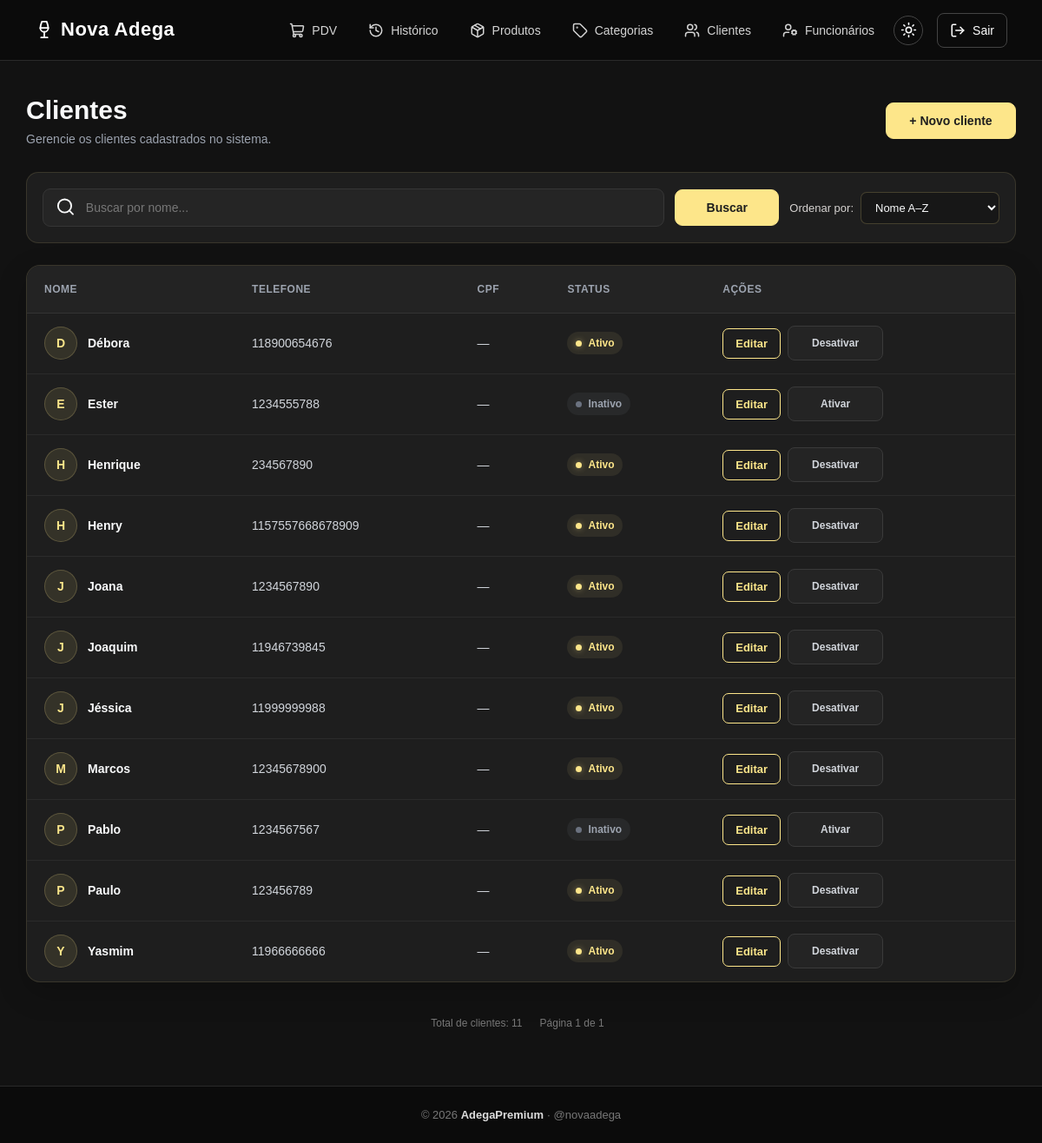
The page /clientes/ (signed in) on the database its author committed.
### app/models/cliente.py (models this page shows, shortened)
class Cliente(Base):
    __tablename__ = "clientes"
    id = Column(
        Integer,
        primary_key=True,
        index=True
    )
    nome = Column(
        String(150),
        nullable=False,
        index=True
    )
    telefone = Column(
        String(20),
        nullable=True
    )
    is_associado = Column(
        Boolean,
        default=False,
        nullable=False
    )
    ativo = Column(
        Boolean,
        default=True
    )
    criado_em = Column(
        DateTime,
        server_default=func.now()
    )
    vendas = relationship(
        "Venda",
        back_populates="cliente"
    )

### app/controllers/cliente_controller.py (the view)
@router.get("/")
def listar_clientes(
    request: Request,
    busca: str = "",
    pagina: int = 1,
    por_pagina: int = 14,
    ordenar: str = "nome_az",
    db: Session = Depends(get_db),
    usuario=Depends(get_usuario_logado)
):
    if pagina < 1:
        pagina = 1
    por_pagina = max(1, min(por_pagina, 100))
    ordenacoes = {
        "nome_az": Cliente.nome.asc(),
        "nome_za": Cliente.nome.desc(),
        "ativos": Cliente.ativo.desc(),
        "inativos": Cliente.ativo.asc()
    }
    if ordenar not in ordenacoes:
        ordenar = "nome_az"
    query = db.query(Cliente)
    if busca.strip():
        termo = f"%{busca.strip()}%"
        query = query.filter(
            Cliente.nome.ilike(termo) |
            Cliente.telefone.ilike(termo)
        )
    total_clientes = query.count()
    total_paginas = max(
        1,
        (total_clientes + por_pagina - 1) // por_pagina
    )
    if pagina > total_paginas:
        pagina = total_paginas
    clientes = (
        query
        .order_by(
            ordenacoes[ordenar],
            Cliente.nome.asc()
        )
        .offset((pagina - 1) * por_pagina)
        .limit(por_pagina)
        .all()
    )
    return templates.TemplateResponse(
        request,
        "clientes/index.html",
        {
            "request": request,
            "usuario": usuario,
            "clientes": clientes,
            "busca": busca,
            "pagina": pagina,
            "por_pagina": por_pagina,
            "total_clientes": total_clientes,
            "total_paginas": total_paginas,
            "ordenar": ordenar
        }
    )

### app/templates/clientes/index.html (shortened to what this page needs)
{% extends "base.html" %}
{% block styles %}
<link rel="stylesheet" href="/static/CSS/clientes-lista.css?v=4">
{% endblock %}
{% block content %}
<main class="conteudo">
    <div class="cabecalho-pagina">
        <div>
            <h1>Clientes</h1>
            <p>
                Gerencie os clientes cadastrados no sistema.
            </p>
        </div>
        <a href="/clientes/novo" class="btn-novo">
            + Novo cliente
        </a>
    </div>
    <section class="filtros">
        <form method="get" action="/clientes">
            <div class="campo-busca">
                <span>
                    <i data-lucide="search"></i>
                </span>
                <input
                    type="text"
                    name="busca"
                    placeholder="Buscar por nome..."
                    value="{{ busca }}"
                >
            </div>
            <button type="submit" class="btn-filtrar">
                Buscar
            </button>
            <div class="filtro-ordenacao">
                <label for="ordenar">
                    Ordenar por:
                </label>
                <select
                    name="ordenar"
                    id="ordenar"
                    onchange="this.form.submit()"
                >
                    <option value="nome_az"
                        {% if ordenar == 'nome_az' %}selected{% endif %}>
                        Nome A–Z
                    </option>
                </select>
            </div>
        </form>
    </section>
    <section class="tabela-container">
        <table>
            <thead>
                <tr>
                    <th>Nome</th>
                    <th>Telefone</th>
                    <th>CPF</th>
                    <th>Status</th>
                    <th>Ações</th>
                </tr>
            </thead>
            <tbody>
                {% for c in clientes %}
                <tr>
                    <td>
                        <div class="cliente-nome">
                            <div class="avatar">
                                {{ c.nome[0]|upper }}
                            </div>
                            <strong>
                                {{ c.nome }}
                            </strong>
                        </div>
                    </td>
                    <td>
                        {{ c.telefone or "—" }}
                    </td>
                    <td>
                        {{ c.cpf or "—" }}
                    </td>
                    <td>
                        {% if c.ativo %}
                        <span class="status ativo">
                            <span></span>
                            Ativo
                        </span>
                        {% else %}
                        <span class="status inativo">
                            <span></span>
                            Inativo
                        </span>
                        {% endif %}
                    </td>
                    <td>
                        <div class="acoes">
                            <a
                                href="/clientes/{{ c.id }}/editar"
                                class="btn-editar"
                            >
                                Editar
                            </a>
                            <form
                                action="/clientes/{{ c.id }}/toggle-ativo"
                                method="post"
                            >
                                <button type="submit" class="btn-status">
                                    {{ "Desativar" if c.ativo else "Ativar" }}
                                </button>
                            </form>
                        </div>
                    </td>
                </tr>
                {% endfor %}
            </tbody>
        </table>
    </section>
    {% if total_clientes > 0 %}
    <div class="paginacao">
        <div class="info-paginacao">
            <p>
                Total de clientes: {{ total_clientes }}
            </p>
            <p>
                Página {{ pagina }} de {{ total_paginas }}
            </p>
        </div>
    </div>
    {% endif %}
</main>
{% endblock %}

### app/static/CSS/home.css (style rules this page uses)
* { box-sizing: border-box; }
html { min-height: 100%; overflow-y: scroll; }
body { margin: 0; padding: 0; min-height: 100vh; font-family: Arial, Helvetica, sans-serif; background: #121212; color: #f9fafb; display: flex; flex-direction: column; }

### app/static/CSS/responsivo.css (style rules this page uses)
* { box-sizing: border-box; }
html { width: 100%; min-width: 0; overflow-x: clip; }
body { width: 100%; min-width: 0; max-width: 100%; margin: 0; }
button, input, select, textarea { max-width: 100%; font: inherit; }
h1, h2, h3, p, td, th, label { overflow-wrap: anywhere; }
.home-container, .container, .conteudo, .pdv-container { width: 100%; max-width: 1500px; margin-left: auto; margin-right: auto; box-sizing: border-box; }
html, body { max-width: 100%; overflow-x: hidden; }
.page-wrapper, .page-wrapper > *, .container, .home-container, .pdv-container, .usuarios-container, .categorias-page { min-width: 0; max-width: 100%; }
.page-wrapper img, .page-wrapper svg, .page-wrapper input, .page-wrapper select, .page-wrapper textarea, .page-wrapper button { max-width: 100%; }
.page-wrapper .tabela-container, .page-wrapper .table-responsive, .page-wrapper .pdv-table-container, .page-wrapper .tabela-wrapper { max-width: 100%; min-width: 0; overflow-x: auto; -webkit-overflow-scrolling: touch; }
.page-wrapper input, .page-wrapper select, .page-wrapper textarea { min-width: 0; }
.page-wrapper .form-botoes, .page-wrapper .acoes { flex-wrap: wrap; }

### rows shown on the page
Cliente: nome "D", nome "Débora", telefone "118900654676", cpf "—", shows "Ativo", ativo "Desativar"
Cliente: nome "E", nome "Ester", telefone "1234555788", cpf "—", shows "Inativo", ativo "Ativar"
Cliente: nome "H", nome "Henrique", telefone "234567890", cpf "—", shows "Ativo", ativo "Desativar"
Cliente: nome "H", nome "Henry", telefone "1157557668678909", cpf "—", shows "Ativo", ativo "Desativar"
Cliente: nome "J", nome "Joana", telefone "1234567890", cpf "—", shows "Ativo", ativo "Desativar"
Cliente: nome "J", nome "Joaquim", telefone "11946739845", cpf "—", shows "Ativo", ativo "Desativar"
Cliente: nome "J", nome "Jéssica", telefone "11999999988", cpf "—", shows "Ativo", ativo "Desativar"
Cliente: nome "M", nome "Marcos", telefone "12345678900", cpf "—", shows "Ativo", ativo "Desativar"
Cliente: nome "P", nome "Pablo", telefone "1234567567", cpf "—", shows "Inativo", ativo "Ativar"
Cliente: nome "P", nome "Paulo", telefone "123456789", cpf "—", shows "Ativo", ativo "Desativar"
Cliente: nome "Y", nome "Yasmim", telefone "11966666666", cpf "—", shows "Ativo", ativo "Desativar"

### other values the page prints
{{ total_clientes }} "11"
{{ pagina }} "1"
{{ total_paginas }} "1"
